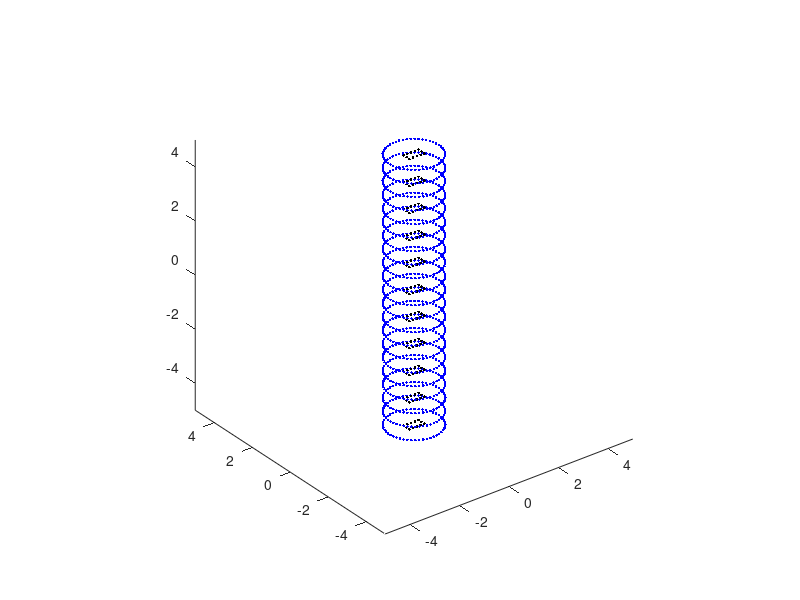

The MATLAB source for this figure: (Note: this script raises an error after producing the figure.)
%generate some aerodynamic nodes
angle = linspace(0,2*pi,50)';
Xa = [];
for i = -5:0.5:5
    Xa = [Xa; cos(angle) sin(angle) i*ones(length(angle),1)];
end
Xa = unique(Xa,'rows');
plot3(Xa(:,1), Xa(:,2),Xa(:,3),'b.');
hold on
axis equal

%generate some structural nodes
horz = linspace(-0.3,0.3,5)';
vert = linspace(-0.15,0.15,3)';
upx = horz;
upy = horz*0 + 0.15; 
downx = horz;
downy = horz*0 - 0.15;
leftx = vert*0 - 0.3;
lefty = vert;
rightx = vert*0 + 0.3;
righty = vert;
x = [upx;downx;leftx;rightx];
y = [upy;downy;lefty;righty];
Xs = [];
for i = -5:5
    Xs = [Xs; x y i*ones(length(x),1)];
end
Xs = unique(Xs,'rows');
plot3(Xs(:,1), Xs(:,2),Xs(:,3),'k.');

cr = 0.227;
H = RBF_Preprocessor(Xs,Xa,2,'Gaussian',2*cr);
Xs_n = Xs;
for i = 1:length(Xs(:,1))
    Xs_n(i,:) = [Xs(i,1) Xs(i,2)+0.01*(-5-Xs(i,3))^2 Xs(i,3)];
    theta = Xs_n(i,3)*pi/50;
    Xs_n(i,:) = [cos(theta),sin(theta),0;-sin(theta),cos(theta),0;0,0,1]*Xs_n(i,:)' + 1;
    Xs_n(i,:) = [1,0,0;0,cos(theta),sin(theta);0,-sin(theta),cos(theta)]*Xs_n(i,:)' + 1;
end
Xa_n = H*Xs_n;
plot3(Xa_n(:,1), Xa_n(:,2), Xa_n(:,3),'r.');
plot3(Xs_n(:,1), Xs_n(:,2), Xs_n(:,3),'k.');
axis vis3d
hold off


